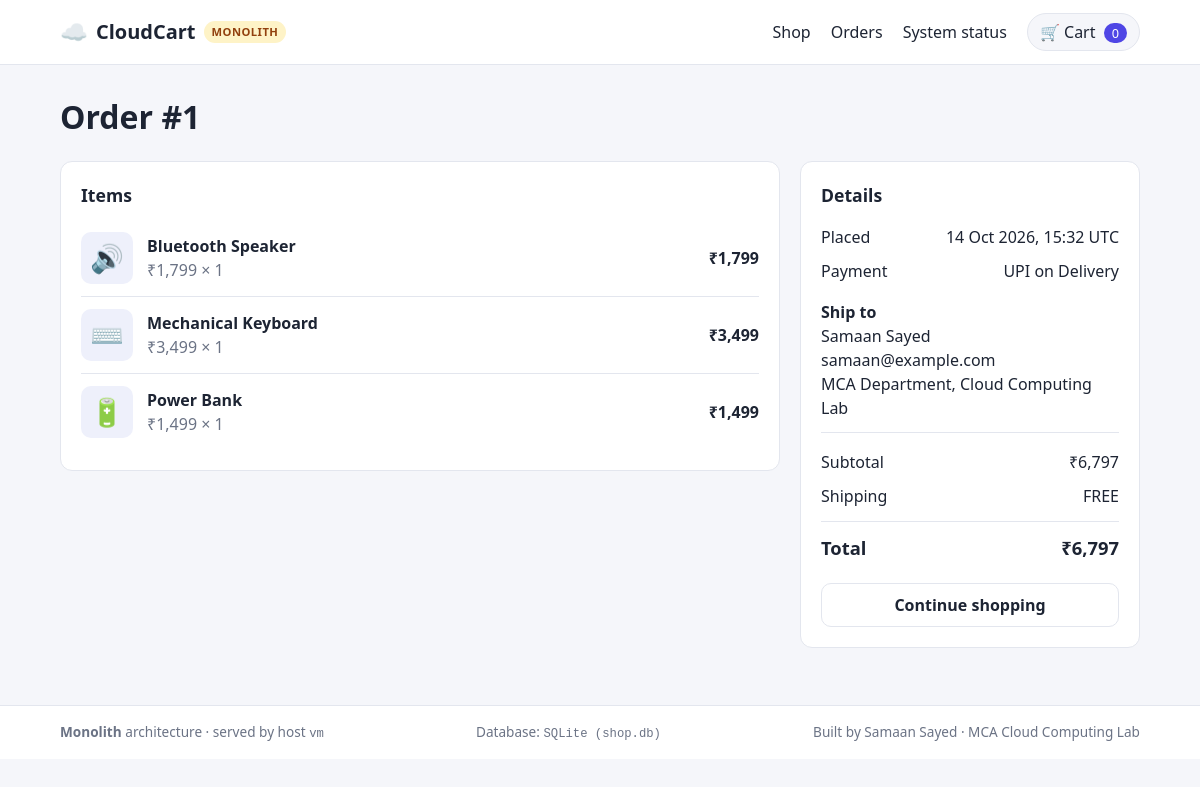
The app's page /orders/1 with its own data.
### app.py (models this page shows)
class OrderItem(db.Model):
    __tablename__ = "order_items"
    id = db.Column(db.Integer, primary_key=True)
    order_id = db.Column(db.Integer, db.ForeignKey("orders.id"), nullable=False)
    product_id = db.Column(db.Integer, nullable=False)
    name = db.Column(db.String(100), nullable=False)
    emoji = db.Column(db.String(16), nullable=False)
    price = db.Column(db.Integer, nullable=False)
    quantity = db.Column(db.Integer, nullable=False)

class Order(db.Model):
    __tablename__ = "orders"
    id = db.Column(db.Integer, primary_key=True)
    customer_name = db.Column(db.String(100), nullable=False)
    email = db.Column(db.String(120), nullable=False)
    address = db.Column(db.String(255), nullable=False)
    payment_method = db.Column(db.String(30), nullable=False)
    subtotal = db.Column(db.Integer, nullable=False)
    shipping = db.Column(db.Integer, nullable=False)
    total = db.Column(db.Integer, nullable=False)
    created_at = db.Column(db.DateTime, nullable=False, default=lambda: datetime.now(timezone.utc))
    items = db.relationship("OrderItem", backref="order", cascade="all, delete-orphan")

### app.py (the view)
@app.route("/orders/<int:order_id>")
def order_detail(order_id):
    order = db.get_or_404(Order, order_id)
    return render_template("order_detail.html", order=order_dict(order), new=request.args.get("new"))

### app.py (called while the page is built)
@app.template_filter("inr")
def inr(amount):
    return f"₹{amount:,}"

def current_cart_id():
    if "cart_id" not in session:
        session["cart_id"] = uuid.uuid4().hex
    return session["cart_id"]

def order_dict(order):
    return {
        "id": order.id,
        "customer_name": order.customer_name,
        "email": order.email,
        "address": order.address,
        "payment_method": order.payment_method,
        "subtotal": order.subtotal,
        "shipping": order.shipping,
        "total": order.total,
        "created_at": order.created_at.strftime("%d %b %Y, %H:%M UTC"),
        "items": [
            {"name": i.name, "emoji": i.emoji, "price": i.price, "quantity": i.quantity,
             "line_total": i.price * i.quantity}
            for i in order.items
        ],
    }

@app.context_processor
def inject_layout_data():
    count = (
        db.session.query(func.coalesce(func.sum(CartItem.quantity), 0))
        .filter(CartItem.cart_id == current_cart_id())
        .scalar()
    )
    return {
        "architecture": "Monolith",
        "cart_count": count,
        "db_label": DB_LABEL,
        "hostname": socket.gethostname(),
        "student_name": STUDENT_NAME,
    }

### templates/order_detail.html (shortened to what this page needs)
{% extends "base.html" %}
{% block content %}
{% if new %}
<div class="confirm">
  <div class="confirm-icon">✓</div>
  <h1>Order confirmed!</h1>
  <p>Thank you, {{ order.customer_name }}. Order <strong>#{{ order.id }}</strong> has been placed.</p>
</div>
{% else %}
<h1 class="page-title">Order #{{ order.id }}</h1>
{% endif %}
<div class="two-col">
  <div class="panel">
    <h2>Items</h2>
    {% for i in order["items"] %}
    <div class="line-item">
      <div class="thumb thumb-sm">{{ i.emoji }}</div>
      <div class="line-info"><strong>{{ i.name }}</strong><span class="muted">{{ i.price|inr }} × {{ i.quantity }}</span></div>
      <span class="line-total">{{ i.line_total|inr }}</span>
    </div>
    {% endfor %}
  </div>
  <aside class="panel summary">
    <h2>Details</h2>
    <div class="sum-row"><span>Placed</span><span>{{ order.created_at }}</span></div>
    <div class="sum-row"><span>Payment</span><span>{{ order.payment_method }}</span></div>
    <p class="address"><strong>Ship to</strong><br>{{ order.customer_name }}<br>{{ order.email }}<br>{{ order.address }}</p>
    <hr>
    <div class="sum-row"><span>Subtotal</span><span>{{ order.subtotal|inr }}</span></div>
    <div class="sum-row"><span>Shipping</span><span>{% if order.shipping %}{{ order.shipping|inr }}{% else %}FREE{% endif %}</span></div>
    <div class="sum-row sum-total"><span>Total</span><span>{{ order.total|inr }}</span></div>
    <a class="btn btn-ghost btn-block" href="{{ url_for('index') }}">Continue shopping</a>
  </aside>
</div>
{% endblock %}

### templates/base.html (shortened to what this page needs)
<!doctype html>
<html lang="en">
<head>
  <link rel="stylesheet" href="{{ url_for('static', filename='style.css') }}">
</head>
<body>
  <header class="topbar">
    <div class="wrap topbar-inner">
      <a class="brand" href="{{ url_for('index') }}">
        <span class="logo">☁️</span> CloudCart
        <span class="arch arch-{{ architecture|lower }}">{{ architecture }}</span>
      </a>
      <nav class="nav">
        <a href="{{ url_for('index') }}">Shop</a>
        <a href="{{ url_for('orders') }}">Orders</a>
        <a href="{{ url_for('status') }}">System status</a>
        <a class="cart-link" href="{{ url_for('view_cart') }}">🛒 Cart <span class="pill">{{ cart_count }}</span></a>
      </nav>
    </div>
  </header>
  <main class="wrap main">
    {% block content %}{% endblock %}
  </main>
  <footer class="footer">
    <div class="wrap footer-inner">
      {% block footer %}
      <span><strong>{{ architecture }}</strong> architecture · served by host <code>{{ hostname }}</code></span>
      <span>Database: <code>{{ db_label }}</code></span>
      {% endblock %}
      <span>Built by {{ student_name }} · MCA Cloud Computing Lab</span>
    </div>
  </footer>
</body>
</html>

### static/style.css (style rules this page uses)
:root { --bg: #f5f6fa; --surface: #ffffff; --text: #1d2433; --muted: #6b7385; --border: #e3e6ee; --primary: #4f46e5; --primary-dark: #3f37c9; --success: #15803d; --error: #b91c1c; --radius: 12px; }
* { box-sizing: border-box; }
body { margin: 0; font-family: "Segoe UI", system-ui, -apple-system, Roboto, Arial, sans-serif; background: var(--bg); color: var(--text); line-height: 1.5; }
a { color: var(--primary); text-decoration: none; }
code { font-family: Consolas, "Courier New", monospace; font-size: 0.9em; }
.wrap { max-width: 1120px; margin: 0 auto; padding: 0 20px; }
.main { padding-top: 28px; padding-bottom: 48px; min-height: calc(100vh - 160px); }
.muted { color: var(--muted); }
.topbar { background: var(--surface); border-bottom: 1px solid var(--border); position: sticky; top: 0; z-index: 10; }
.topbar-inner { display: flex; align-items: center; justify-content: space-between; height: 64px; gap: 16px; }
.brand { display: flex; align-items: center; gap: 8px; font-weight: 700; font-size: 1.25rem; color: var(--text); }
.logo { font-size: 1.4rem; }
.arch { font-size: 0.7rem; font-weight: 600; padding: 3px 8px; border-radius: 999px; text-transform: uppercase; letter-spacing: 0.04em; }
.arch-monolith { background: #fef3c7; color: #92400e; }
.nav { display: flex; align-items: center; gap: 20px; flex-wrap: wrap; }
.nav a { color: var(--text); font-weight: 500; }
.cart-link { background: var(--bg); padding: 6px 12px; border-radius: 999px; border: 1px solid var(--border); }
.pill { background: var(--primary); color: #fff; border-radius: 999px; padding: 1px 8px; font-size: 0.8rem; margin-left: 4px; }
.thumb { background: #eef0fb; font-size: 4rem; display: flex; align-items: center; justify-content: center; height: 150px; }
.thumb-sm { height: 52px; width: 52px; font-size: 1.7rem; border-radius: 10px; flex-shrink: 0; }
.btn { display: inline-block; border: 1px solid var(--border); background: var(--surface); color: var(--text); padding: 9px 16px; border-radius: 10px; font: inherit; font-weight: 600; cursor: pointer; text-align: center; }
.btn-ghost { background: transparent; }
.btn-block { display: block; width: 100%; }
.page-title { margin: 0 0 20px; }
.panel { background: var(--surface); border: 1px solid var(--border); border-radius: var(--radius); padding: 20px; }
.panel h2 { margin: 0 0 12px; font-size: 1.1rem; }
.two-col { display: grid; grid-template-columns: 1fr 340px; gap: 20px; align-items: start; }
hr { border: none; border-top: 1px solid var(--border); margin: 12px 0; }
.line-item { display: flex; align-items: center; gap: 14px; padding: 12px 0; border-bottom: 1px solid var(--border); }
.line-item:last-child { border-bottom: none; }
.line-info { flex: 1; display: flex; flex-direction: column; }
.line-total { font-weight: 700; min-width: 80px; text-align: right; }
.summary .sum-row { display: flex; justify-content: space-between; gap: 12px; padding: 5px 0; }
.summary .sum-total { font-size: 1.15rem; font-weight: 700; border-top: 1px solid var(--border); margin: 8px 0 16px; padding-top: 12px; }
.address { margin: 12px 0; }
.footer { border-top: 1px solid var(--border); background: var(--surface); padding: 16px 0; font-size: 0.85rem; color: var(--muted); }
.footer-inner { display: flex; flex-wrap: wrap; justify-content: space-between; gap: 8px 24px; }

### records on screen
OrderItem: emoji "🔊", name "Bluetooth Speaker", price|inr "₹1,799", quantity "1", line_total|inr "₹1,799"
OrderItem: emoji "⌨️", name "Mechanical Keyboard", price|inr "₹3,499", quantity "1", line_total|inr "₹3,499"
OrderItem: emoji "🔋", name "Power Bank", price|inr "₹1,499", quantity "1", line_total|inr "₹1,499"
Order: payment_method "UPI on Delivery", customer_name "Samaan Sayed", email "samaan@example.com", address "MCA Department, Cloud Computing Lab", subtotal|inr "₹6,797", total|inr "₹6,797"

### other values on screen
{{ architecture }} "MONOLITH"
{{ cart_count }} "0"
{{ order.id }} "1"
{{ order.created_at }} "14 Oct 2026, 15:32 UTC"
{{ architecture }} "Monolith"
{{ hostname }} "vm"
{{ db_label }} "SQLite (shop.db)"
